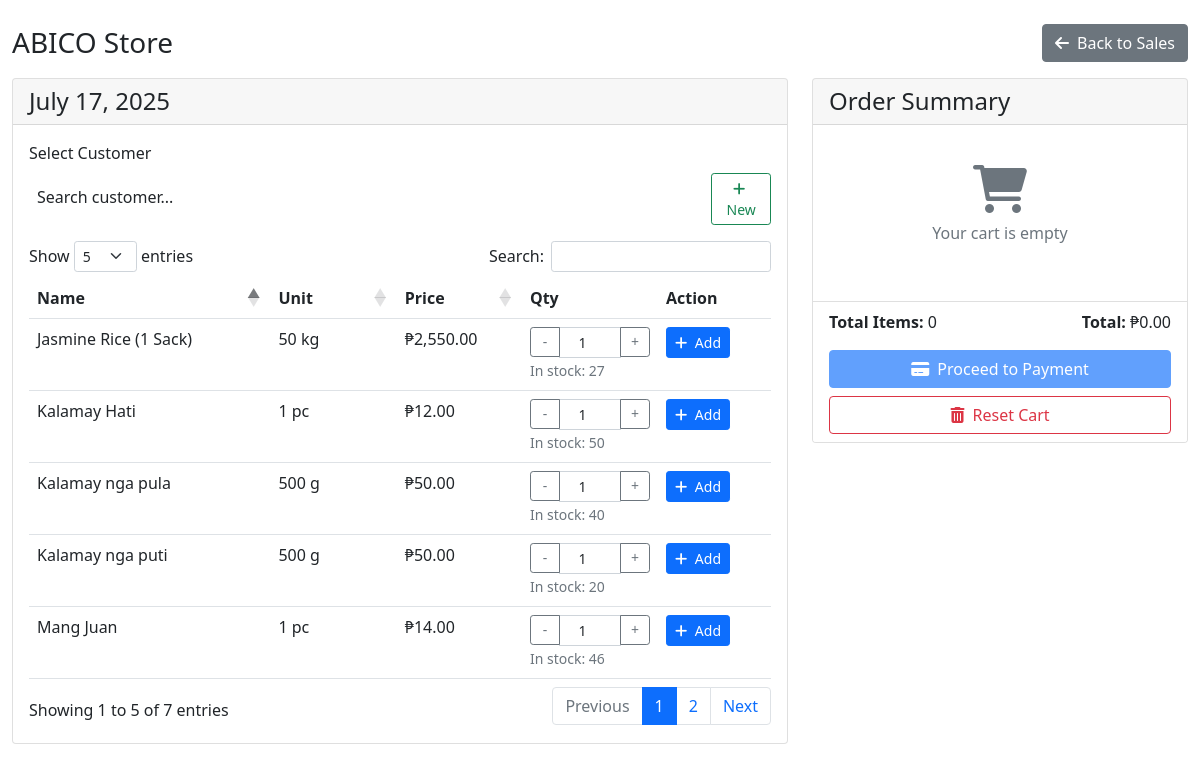
Page /sales/create.php (signed in) on the committed database.
### tables this page shows
CREATE TABLE `products` (
  `id` int(11) NOT NULL,
  `product_name` varchar(255) NOT NULL,
  `unit_value` int(11) NOT NULL DEFAULT 1,
  `unit_type` varchar(20) NOT NULL DEFAULT 'piece',
  `other_unit_type` varchar(50) DEFAULT NULL,
  `pieces_per_pack` int(11) DEFAULT NULL,
  `stock_quantity` int(11) NOT NULL,
  `price_per_unit` decimal(10,2) NOT NULL DEFAULT 0.00,
  `created_at` timestamp NOT NULL DEFAULT current_timestamp(),
  `updated_at` timestamp NOT NULL DEFAULT current_timestamp() ON UPDATE current_timestamp()
);

### includes/inventory/product.php (called while the page is built, shortened)
<?php
class product {
    private $conn;
    private $table_name = "products";
    public function __construct($db) {
        $this->conn = $db;
    }
    public function readAll() {
        $query = "SELECT
                    id,
                    product_name,
                    unit_value,
                    COALESCE(other_unit_type, unit_type) as unit_type,
                    other_unit_type,
                    pieces_per_pack,
                    stock_quantity,
                    price_per_unit as price,
                    created_at,
                    updated_at
                  FROM " . $this->table_name . "
                  ORDER BY created_at ASC";
        $stmt = $this->conn->prepare($query);
        $stmt->execute();
        return $stmt;
    }
}
?>

### sales/create.php (the view, shortened to what this page needs)
<?php
require_once __DIR__ . '/../includes/inventory/product.php';
$database = new dbconn();
$db = $database->getConnection();
$product = new Product($db);
$products = $product->readAll();
?>
<!DOCTYPE html>
<html lang="en">
<head>
    <link href="https://cdn.jsdelivr.net/npm/bootstrap@5.1.3/dist/css/bootstrap.min.css" rel="stylesheet">
    <link href="https://cdnjs.cloudflare.com/ajax/libs/font-awesome/6.0.0/css/all.min.css" rel="stylesheet">
    <link href="https://cdn.datatables.net/1.11.5/css/dataTables.bootstrap5.min.css" rel="stylesheet">
    <link href="https://cdn.jsdelivr.net/npm/select2@4.1.0-rc.0/dist/css/select2.min.css" rel="stylesheet" />
    <link href="https://cdn.jsdelivr.net/npm/select2-bootstrap-5-theme@1.3.0/dist/select2-bootstrap-5-theme.min.css" rel="stylesheet" />
</head>
<body>
    <div class="container-fluid py-4">
        <div class="d-flex justify-content-between align-items-center mb-3">
            <h1 class="h3 mb-0">ABICO Store</h1>
            <a href="index.php" class="btn btn-secondary"><i class="fas fa-arrow-left me-2"></i>Back to Sales</a>
        </div>
        <div class="row">
            <div class="col-md-8">
                <div class="card">
                    <div class="card-header">
                        <h4 class="mb-0"><?= date('F j, Y') ?></h4>
                    </div>
                    <div class="card-body">
                        <div class="mb-3">
                            <label for="customerSelect" class="form-label">Select Customer</label>
                            <div class="d-flex align-items-center gap-1">
                                <button class="btn btn-outline-success btn-sm" type="button" id="newCustomerBtn" data-bs-toggle="modal" data-bs-target="#newCustomerModal">
                                    <i class="fas fa-plus me-1"></i>New
                                </button>
                            </div>
                        </div>
                        <div class="table-responsive">
                            <table id="productsTable" class="table table-hover" style="width:100%">
                                <thead>
                                    <tr>
                                        <th>Name</th>
                                        <th>Unit</th>
                                        <th>Price</th>
                                        <th>Qty</th>
                                        <th>Action</th>
                                    </tr>
                                </thead>
                                <tbody>
                                    <?php while ($row = $products->fetch(PDO::FETCH_ASSOC)): ?>
                                    <tr>
                                        <td title="<?php echo htmlspecialchars($row['product_name']); ?>">
                                            <?php
                                            $name = htmlspecialchars($row['product_name']);
                                            echo strlen($name) > 30 ? substr($name, 0, 30) . '...' : $name;
                                            ?>
                                        </td>
                                        <td title="<?php echo htmlspecialchars($row['unit_value'] . ' ' . $row['unit_type']); ?>">
                                            <?php
                                            $unit = htmlspecialchars($row['unit_value'] . ' ' . $row['unit_type']);
                                            echo strlen($unit) > 10 ? substr($unit, 0, 10) . '...' : $unit;
                                            ?>
                                        </td>
                                        <td>₱<?php echo number_format($row['price'], 2); ?></td>
                                        <td style="width: 120px;">
                                            <div class="input-group input-group-sm">
                                                <button class="btn btn-outline-secondary quantity-btn decrease">-</button>
                                                <input type="number"
                                                       class="form-control text-center product-quantity"
                                                       value="1"
                                                       min="1"
                                                       max="<?php echo $row['stock_quantity']; ?>"
                                                       style="width: 50px;">
                                                <button class="btn btn-outline-secondary quantity-btn increase">+</button>
                                            </div>
                                            <small class="text-muted">In stock: <?php echo $row['stock_quantity']; ?></small>
                                        </td>
                                        <td>
                                            <button class="btn btn-sm btn-primary add-to-cart"
                                                    data-id="<?php echo $row['id']; ?>"
                                                    data-name="<?php echo htmlspecialchars($row['product_name']); ?>"
                                                    data-price="<?php echo $row['price']; ?>"
                                                    data-stock="<?php echo $row['stock_quantity']; ?>">
                                                <i class="fas fa-plus me-1"></i> Add
                                            </button>
                                        </td>
                                    </tr>
                                    <?php endwhile; ?>
                                </tbody>
                            </table>
                        </div>
                    </div>
                </div>
            </div>
            <div class="col-md-4">
                <div class="card mb-3" id="orderSummary">
                    <div class="card-header">
                        <h4 class="mb-0">Order Summary</h4>
                    </div>
                    <div class="card-body p-0">
                        <div class="cart-items" style="max-height: 300px; overflow-y: auto;">
                            <div id="cartItems" class="p-3">
                            </div>
                        </div>
                        <div class="card-footer bg-white">
                            <div class="d-flex justify-content-between align-items-center mb-3">
                                <div>
                                    <strong>Total Items:</strong> <span id="totalItems">0</span>
                                </div>
                                <div>
                                    <strong>Total:</strong> <span id="totalAmount">₱0.00</span>
                                </div>
                            </div>
                            <div class="d-grid gap-2">
                                <button type="button" id="proceedToPayment" class="btn btn-primary" disabled>
                                    <i class="fas fa-credit-card me-1"></i> Proceed to Payment
                                </button>
                                <button type="button" id="resetCartBtn" class="btn btn-outline-danger">
                                    <i class="fas fa-trash-alt me-1"></i> Reset Cart
                                </button>
                            </div>
                        </div>
                    </div>
                </div>
            </div>
        </div>
    </div>
</body>
</html>

### sales/create.php (style rules this page uses)
.quantity-btn { width: 30px; height: 30px; padding: 0; display: inline-flex; align-items: center; justify-content: center; }

### rows in the picture
products: product_name "Mang Juan", unit "1 pc", price_per_unit "14.00", stock_quantity "46"
products: product_name "Jasmine Rice (1 Sack)", unit "50 kg", price_per_unit "2,550.00", stock_quantity "27"
products: product_name "Kalamay nga pula", unit "500 g", price_per_unit "50.00", stock_quantity "40"
products: product_name "Kalamay nga puti", unit "500 g", price_per_unit "50.00", stock_quantity "20"
products: product_name "Kalamay Hati", unit "1 pc", price_per_unit "12.00", stock_quantity "50"
